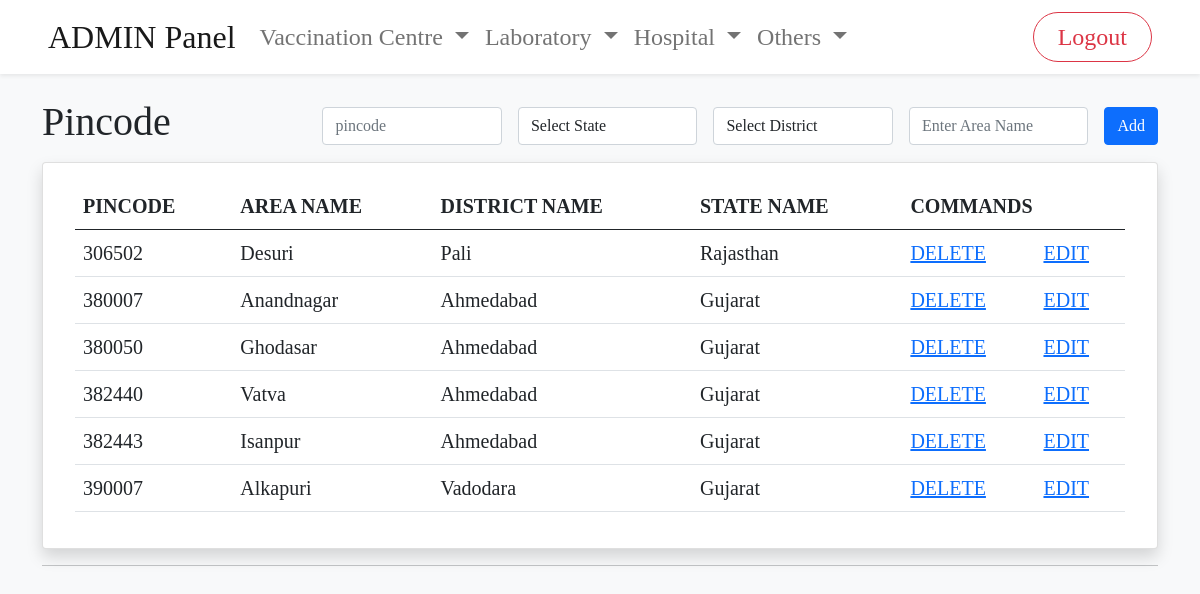
/admin/pincode.php, run on the app's committed database.
### tables this page shows
CREATE TABLE `pincode` (
  `pincode` int(6) NOT NULL,
  `area_name` text NOT NULL,
  `district_id` int(11) NOT NULL
);

CREATE TABLE `district` (
  `district_id` int(11) NOT NULL,
  `district_name` text NOT NULL,
  `state_id` int(11) NOT NULL
);

CREATE TABLE `state` (
  `state_id` int(11) NOT NULL,
  `state_name` text NOT NULL
);

### admin/pincode.php (the view, shortened to what this page needs)
<?php include('./includes/header.php'); ?>
<?php include('./includes/navigation.php'); ?>
<?php include('./includes/db.php'); ?>
<div class="container mt-4">
        <div class="col d-flex justify-content-between align-items-center">
        <h1 class="page-header">Pincode</h1>
        <div class="tableControls">
            <form action="" method="post" class="d-flex align-items-center">
                <input type="number" class="form-control" name="pincode" placeholder="pincode" maxlength="6" required>
                <select name="stateId" id="selectedStateId" class="form-control mx-3">
                    <option value="">Select State</option>
                </select>
                <select name="districtId" id="districts" class="form-control">
                    <option value="">Select District</option>
                </select>
                <input type="text" name="areaName" placeholder="Enter Area Name" class="mx-3 form-control" required>
                <button name="addArea" class="btn btn-primary">Add</button>
            </form>
        </div>
    </div>
    <div class="card mt-2 px-3 py-1 shadow">
            <div class="card-body row">
    <div class="tableBody">
            <table class="table">
                <thead>
                    <tr>
                        <th class="fs-5">PINCODE</th>
                        <th class="fs-5">AREA NAME</th>
                        <th class="fs-5">DISTRICT NAME</th>
                        <th class="fs-5">STATE NAME</th>
                        <th class="fs-5" colspan="2">COMMANDS</th>
                    </tr>
                </thead>
                <tbody>
                    <?php
                    $query = "SELECT * FROM pincode";
                    $viewAllArea = mysqli_query($connection,$query);
                    while($row = mysqli_fetch_assoc($viewAllArea)){
                        $pincode = $row['pincode'];
                        $area_name = $row['area_name'];
                        $district_id = $row['district_id'];
                        echo "<tr>";
                        echo "<td class='fs-5'>{$pincode}</td>";
                        echo "<td class='fs-5'>{$area_name}</td>";
                        $state_id = "";
                        $query = "SELECT district_name,state_id FROM district WHERE district_id = $district_id";
                        $viewDistrictName = mysqli_query($connection,$query);
                        while($row = mysqli_fetch_assoc($viewDistrictName)){
                            $district_name = $row['district_name'];
                            $state_id = $row['state_id'];
                            echo "<td class='fs-5'>{$district_name}</td>";
                        }
                        $query = "SELECT state_name FROM state WHERE state_id = $state_id";
                        $viewStateName = mysqli_query($connection,$query);
                        while($row = mysqli_fetch_assoc($viewStateName)){
                            $state_name = $row['state_name'];
                            echo "<td class='fs-5'>{$state_name}</td>";
                        }
                        echo "<td class='fs-5'><a class='deleteBtn controlBtn' onClick=\"javascript: return confirm('Are You Sure?');\" href='pincode.php?pincodeDelete={$pincode}'>DELETE</a></td>";
                        echo "<td class='fs-5'><a class='editBtn controlBtn' href='pincode.php?pincodeEdit={$pincode}'>EDIT</a></td>";
                        echo "</tr>";
                    }
                    ?>
                </tbody>
            </table>
    </div>
    </div>
    </div>
    <div class="tableFooter">
        <hr>
    </div>
</div>

### admin/mainAdmin.css (style rules this page uses)
* { margin: 0; padding: 0; font-family: "Times New Roman", Times, serif; transition: 0.3s; }

### data on the page
pincode: pincode "306502", area_name "Desuri"
district: district_name "Pali"
state: state_name "Rajasthan"
pincode: pincode "380007", area_name "Anandnagar"
district: district_name "Ahmedabad"
state: state_name "Gujarat"
pincode: pincode "380050", area_name "Ghodasar"
pincode: pincode "382440", area_name "Vatva"
pincode: pincode "382443", area_name "Isanpur"
pincode: pincode "390007", area_name "Alkapuri"
district: district_name "Vadodara"
